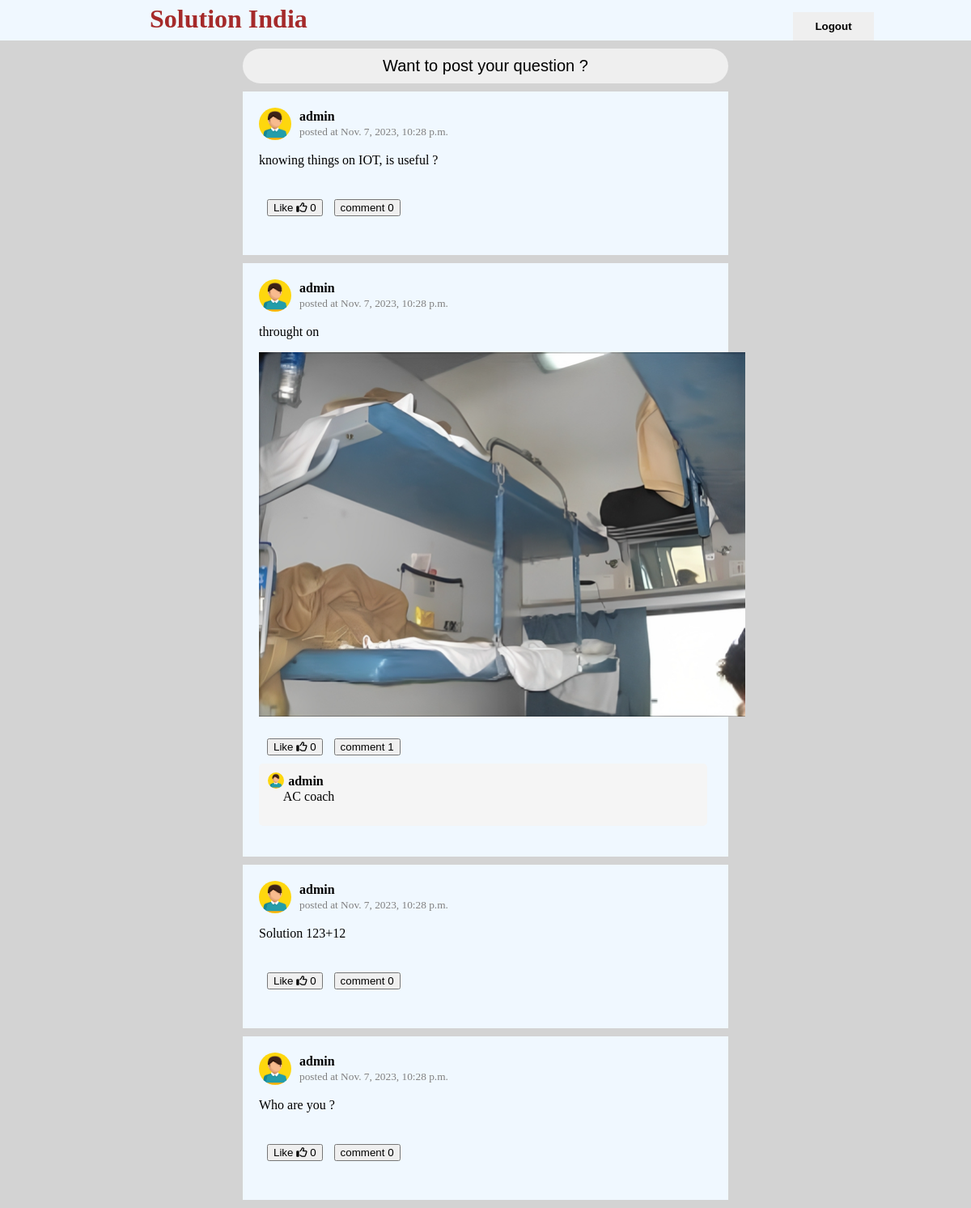
The app's page / (signed in) with its own data.
### problem_sol/models.py (models this page shows)
class publicPOST(models.Model):
    user_id=models.ForeignKey(User, on_delete=models.CASCADE)
    post_content=models.TextField(default=None)
    post_image=models.ImageField(upload_to="", default=None, null=True)
    is_question=models.BooleanField(default=True)
    created_at=models.DateTimeField(default=timezone.now()+timedelta(hours=5,minutes=30), null=True)
    def __str__(self):
        return self.user_id.username

class publicCOMMENT(models.Model):
    post_id=models.ForeignKey(publicPOST,on_delete=models.CASCADE, default=0)
    commenter_details=models.ForeignKey(User, on_delete=models.CASCADE)
    text=models.TextField(default="hello", null=True, blank=True)
    def __str__(self):
        return self.commenter_details.username

### problem_sol/views.py (the view)
# urls.py: path("",homepage),
@login_required(login_url="login")
def homepage(request):
    get_all_posts=publicPOST.objects.all().order_by('-id')
    logout=request.POST.get("logout")
    if logout:
        auth_logout(request)
        return HttpResponseRedirect("/")
    data_dict=[]
    for x in get_all_posts:
        get_all_likes=publicLIKE.objects.filter(post_id=x.id)
        get_all_comments=publicCOMMENT.objects.filter(post_id=x.id)
        is_user_liked_the_post=publicLIKE.objects.filter(Q(LIKER_details=request.user)&Q(post_id=x.id))
        get_last_three_comments=publicCOMMENT.objects.filter(post_id=x.id).order_by('-id')[:3:-1]
        data_dict.append({x.id:[{"post_details":x,"no_of_likes":len(get_all_likes),"no_of_comments":len(get_all_comments),"last_three_comments":get_last_three_comments,"liked_dta":get_all_likes,"is_user_liked_the_post":True if is_user_liked_the_post else False }]})
    data={
        "user_id":request.user.id,
        "posts":data_dict
    }
    return render(request,"index.html",data)

### problem_sol/templates/index.html (shortened to what this page needs)
{% load static %}
<!DOCTYPE html>
<html lang="en">
<head>
    <link rel="stylesheet" href="https://cdnjs.cloudflare.com/ajax/libs/font-awesome/4.7.0/css/font-awesome.min.css">
</head>
<body>
    <div>
        <div style="background-color: aliceblue; height:50px;">
            <h1 style="margin:0px;padding: 0px; color: brown; margin-left: 15%;padding: 5px;">Solution India</h1>
            <form action="" method="POST">
                <button id="logout_btn"  type="submit" onclick=logout() style="position: absolute; top: 1%; right: 10%;height: 35px; width: 100px; border:none"><b>Logout</b></button>
            </form>
        </div>
        <div>
            <button id="post_query" style="margin: 10px 25% 0px 25% ;padding: 10px; width: 50%; border-radius: 50px; font-size: 20px; border:none">Want to post your question ?</button>
        </div>
        {% for x in posts %}
        {% for y in x.values %}
        <div style="background-color: aliceblue;margin: 10px 25%; padding: 20px;">
            <div style="display: flex;">
                <img src="/static/upload_profile_pic.jpeg" style="width:40px;height: 40px;border-radius: 50px; " alt="profile pic">
                <div>
                    <h4 style="margin: 2px 10px;">{{y.0.post_details}}</h4>
                    <p style="margin: 2px 10px;text-align: end; font-size: smaller; color: gray;">posted at <time>{{y.0.post_details.created_at}}</time></p>
                </div>
            </div>
           <p>
            {{y.0.post_details.post_content}}
           </p>
           <center>{% if y.0.post_details.post_image %}<img src="/media/{{y.0.post_details.post_image}}" height="450px" alt="post not loaded">{% endif %}</center>
           <br>
           {% if y.0.is_user_liked_the_post %}
           <button id="dislike_btn{{y.0.post_details.id}}" onclick=temp3(id) style="margin: 5px 0px 10px 10px;">Dislike {{y.0.no_of_likes}}</button>
           {% else %}
           <button id="like_btn{{y.0.post_details.id}}" onclick=temp2(id) style="margin: 5px 0px 10px 10px;">Like <i class="fa fa-thumbs-o-up"></i> {{y.0.no_of_likes}}</button>
            {% endif %}
           <button  id="{{y.0.post_details.id}}" onclick=temp(id) style="margin: 5px 0px 10px 10px;">comment {{y.0.no_of_comments}}</button>
           <br>
           {% if y.0.last_three_comments %}
            <div style="width:95%; background-color: whitesmoke;padding:2%; border-radius: 5px;">
                {% for x in y.0.last_three_comments %}
                <div style="display: flex; ">
                    <img src="/static/upload_profile_pic.jpeg" style="width:20px;height: 20px;border-radius: 50px; " alt="profile pic">
                <b style="margin-left: 5px;margin-top:2px;">{{x}}</b>
                </div>
                <p style="margin-left: 3.5%;margin-top: 1px;">{{x.text}}</p>
                {% endfor %}
           </div>
           {% endif %}
           <br>
        </div>
        {% endfor %}
        {% endfor%}
    </div>
</body>
</html>

### problem_sol/templates/index.html (style rules this page uses)
body { margin:0px; padding: 0px; background-color: lightgray; }

### records on screen
publicPOST: user_id.username "admin", created_at "Nov. 7, 2023, 10:28 p.m.", post_content "knowing things on IOT, is useful ?"
publicPOST: user_id.username "admin", created_at "Nov. 7, 2023, 10:28 p.m.", post_content "throught on", post_image (picture)
publicCOMMENT: commenter_details.username "admin", text "AC coach"
publicPOST: user_id.username "admin", created_at "Nov. 7, 2023, 10:28 p.m.", post_content "Solution 123+12"
publicPOST: user_id.username "admin", created_at "Nov. 7, 2023, 10:28 p.m.", post_content "Who are you ?"

### other values on screen
{{ y.0.no_of_likes }} "0" "0" "0" "0"
{{ y.0.no_of_comments }} "0" "1" "0" "0"
